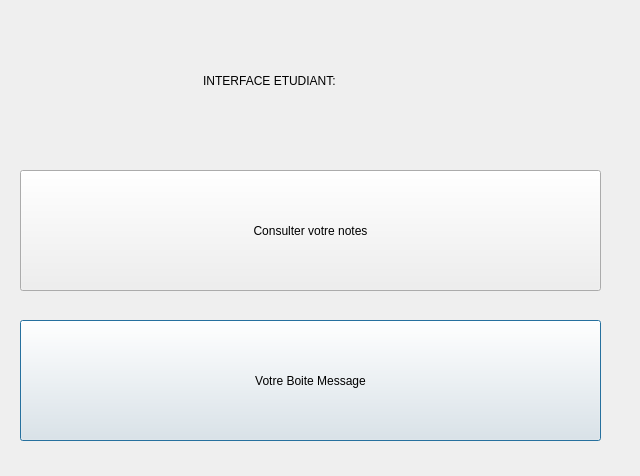
<?xml version="1.0" encoding="UTF-8"?>
<ui version="4.0">
 <class>InterEtud</class>
 <widget class="QDialog" name="InterEtud">
  <property name="geometry">
   <rect>
    <x>0</x>
    <y>0</y>
    <width>640</width>
    <height>476</height>
   </rect>
  </property>
  <property name="windowTitle">
   <string>Dialog</string>
  </property>
  <widget class="QLabel" name="label">
   <property name="geometry">
    <rect>
     <x>70</x>
     <y>40</y>
     <width>551</width>
     <height>81</height>
    </rect>
   </property>
   <property name="text">
    <string>                                        INTERFACE ETUDIANT:</string>
   </property>
  </widget>
  <widget class="QPushButton" name="pushButton_2">
   <property name="geometry">
    <rect>
     <x>20</x>
     <y>320</y>
     <width>581</width>
     <height>121</height>
    </rect>
   </property>
   <property name="text">
    <string>Votre Boite Message</string>
   </property>
  </widget>
  <widget class="QPushButton" name="pushButton_3">
   <property name="geometry">
    <rect>
     <x>20</x>
     <y>170</y>
     <width>581</width>
     <height>121</height>
    </rect>
   </property>
   <property name="text">
    <string>Consulter votre notes</string>
   </property>
  </widget>
 </widget>
 <resources/>
 <connections/>
</ui>
